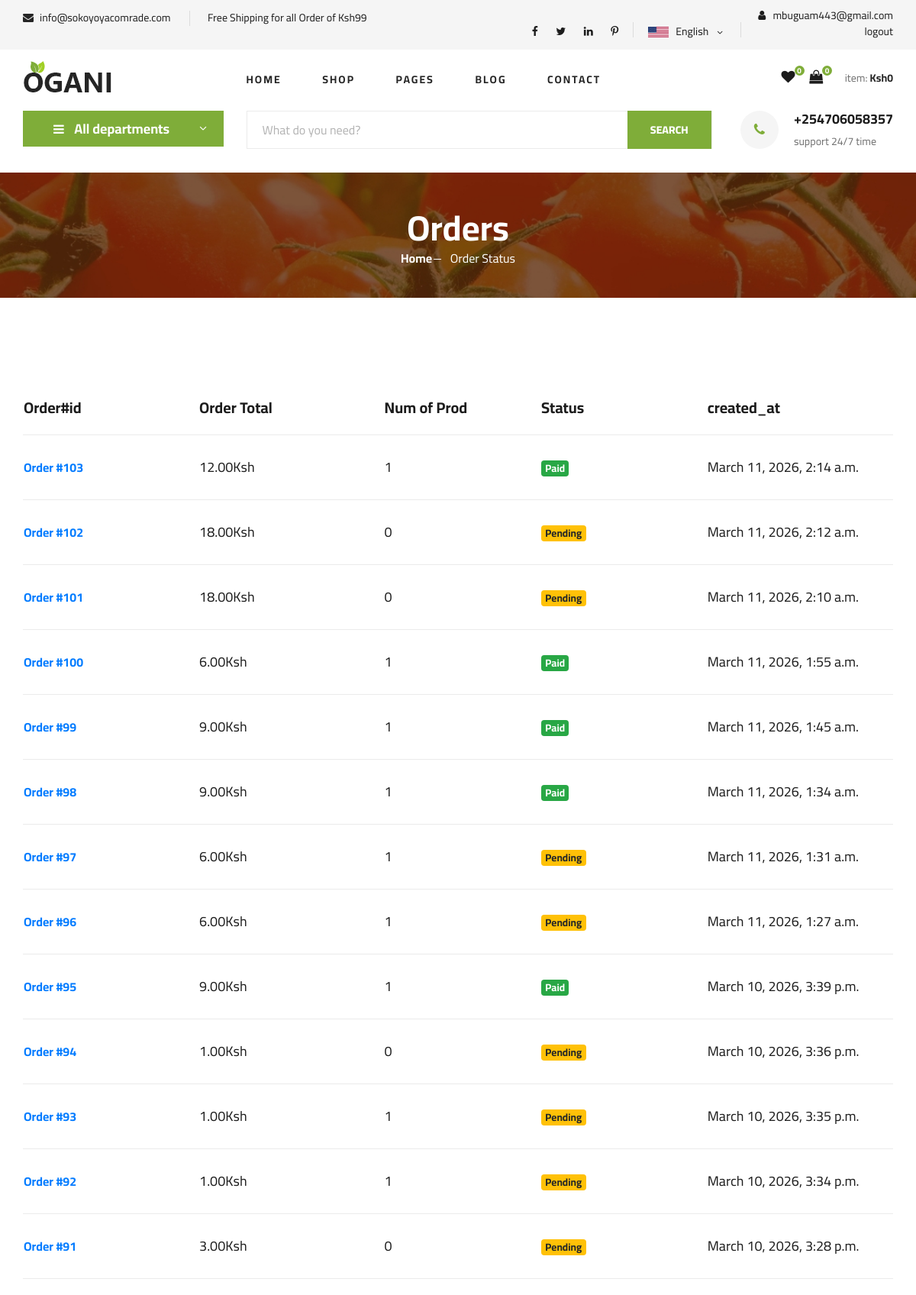
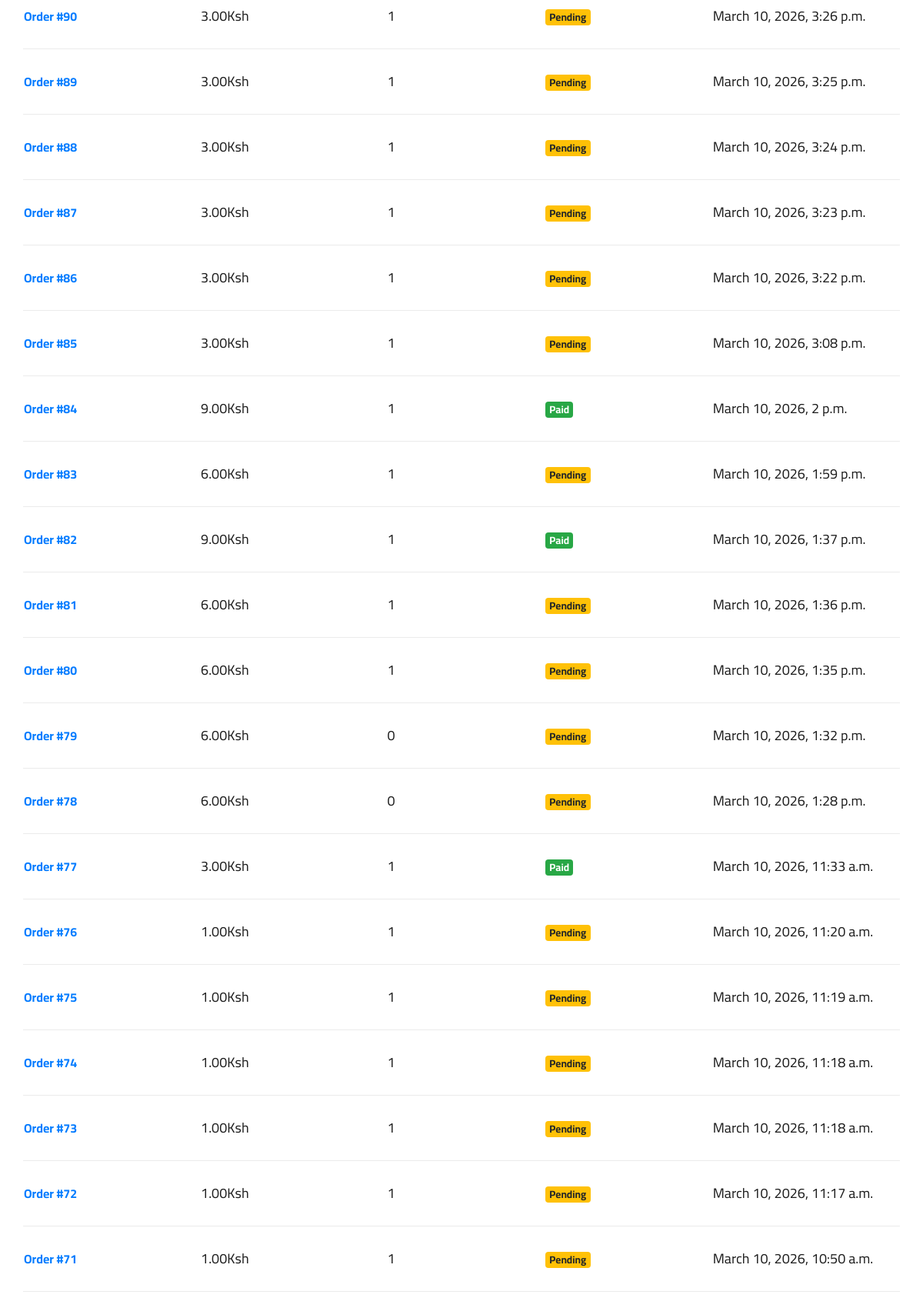
Screenshot of /clientorder (signed in, upper part) with the database file from the repository (2 pictures, top to bottom).
### demoapp/models.py (models this page shows)
class Order(models.Model):
    PAYMENT_STATUS_CHOICES = [
        ('pending', 'Pending'),
        ('paid', 'Paid'),
        ('failed', 'Failed'),
        ('refunded', 'Refunded'),
    ]
    DELIVERY_STATUS_CHOICES = [
        ('pending', 'Pending'),
        ('processing', 'Processing'),
        ('shipped', 'Shipped'),
        ('delivered', 'Delivered'),
        ('cancelled', 'Cancelled'),
    ]
    user = models.ForeignKey(User, on_delete=models.SET_NULL, null=True, blank=True)
    first_name = models.CharField(max_length=100)
    last_name = models.CharField(max_length=100)
    email = models.EmailField()
    phone = models.CharField(max_length=20)
    country = models.CharField(max_length=100)
    address = models.CharField(max_length=255)
    city = models.CharField(max_length=100)
    state = models.CharField(max_length=100)
    zip_code = models.CharField(max_length=20)
    subtotal = models.DecimalField(max_digits=10, decimal_places=2)
    total = models.DecimalField(max_digits=10, decimal_places=2)
    payment_method = models.CharField(max_length=20)
    is_paid = models.BooleanField(default=False)
    delivery_fee = models.DecimalField(max_digits=10, decimal_places=2, default=0)
    payment_status = models.CharField(
        max_length=20,
        choices=PAYMENT_STATUS_CHOICES,
        default='pending'
    )
    delivery_status = models.CharField(
        max_length=20,
        choices=DELIVERY_STATUS_CHOICES,
        default='pending'
    )
    payment_reference = models.CharField(max_length=100, null=True, blank=True)
    payment_date = models.DateTimeField(null=True, blank=True)
    checkout_request_id = models.CharField(max_length=100, null=True, blank=True)
    created_at = models.DateTimeField(auto_now_add=True)

### demoapp/views.py (the view)
# urls.py: path('clientorder',views.clientorder,name="clientorder"),
@login_required(login_url='login')  # Redirects to homepage if not logged in
def clientorder(request):
    orders = Order.objects.filter(user=request.user).order_by('-created_at')
    for order in orders:
        order.num_items = order.items.count()  # count related OrderItems
    total_sales = total_sales = orders.filter(
                                    user=request.user,
                                    payment_status="paid"
                                ).aggregate(total_sales=Sum('total'))['total_sales'] or 0
    mydict={
        'orders':orders,
        'total_sales':total_sales
    }
    return render(request,'clientvieworder.html',context=mydict)

### demoapp/context_processors.py (called while the page is built)
def product_list(request):
    return {
        "product_list": Product.objects.all()
    }

def favorite_count(request):
    count = 0
    if request.user.is_authenticated:
        count = Favorite.objects.filter(user=request.user).count()
    return {
        "favorite_count": count
    }

def cart_total(request):
    cart = request.session.get('cart', {})
    subtotal = 0
    cart_count = 0
    for item in cart.values():
        subtotal += Decimal(item['price']) * item['quantity']
        cart_count += item['quantity']
    return {
        "subtotal": subtotal,
        "cart_count": cart_count
    }

### templates/clientvieworder.html (shortened to what this page needs)
{% extends 'master.html' %}
{% load static %}
{% block content %}
<section class="breadcrumb-section set-bg" data-setbg="{% static 'img/breadcrumb.jpg' %}">
    <div class="container">
        <div class="row justify-content-center">
            <div class="col-lg-12 text-center">
                <div class="breadcrumb__text">
                    <h2>Orders</h2>
                    <div class="breadcrumb__option">
                        <a href="{% url 'index' %}">Home</a>
                        <span>Order Status</span>
                    </div>
                </div>
            </div>
        </div>
    </div>
</section>
  <section class="shoping-cart spad">
        <div class="container">
             <div class="row mt-5">
                <div class="col-lg-12">
                    <div class="shoping__cart__table">
                        <table>
                            <thead>
                                <tr>
                                    <th class="shoping__product">Order#id</th>
                                    <th class="shoping__product">Order Total</th>
                                    <th class="shoping__product">Num of Prod</th>
                                    <th class="shoping__product">Status</th>
                                    <th class="shoping__product">created_at</th>
                                </tr>
                            </thead>
                            <tbody>
                                {% if orders %}
                                {% for order in orders %}
                                <tr>
                                    <td class="shoping__cart__item">
                                        <strong><a href="{% url 'order_detail' order.id %}">Order #{{ order.id }}</a></strong>
                                    </td>
                                    <td class="shoping__cart__item">
                                        <h5>{{ order.total }}Ksh</h5>
                                    </td>
                                    <td class="shoping__cart__item">
                                        <h5>{{ order.num_items }}</h5>
                                    </td>
                                    <td class="shoping__cart__item">
                                               <h5>{% if order.is_paid %}
                                                <div class="badge badge-success">
                                                    Paid
                                                </div>
                                                {% else %}
                                                <div class="badge badge-warning">Pending</div>
                                                {% endif %}</h5>
                                    </td>
                                    <td class="shoping__cart__item">
                                               <h5>{{ order.created_at }} </h5>
                                    </td>
                                </tr>
                                {% endfor %}
                                {% else %}
                                   <tr>
                                        <td colspan="7">
                                            <p>You have no orders yet.</p>
                                        </td>
                                   </tr>
                                {% endif %}
                            </tbody>
                        </table>
                    </div>
                </div>
            </div>
        </div>
 </section>
{% endblock %}

### templates/master.html (shortened to what this page needs)
{% load static %}
<!DOCTYPE html>
<html lang="zxx">
<head>
    <link rel="stylesheet" href="{% static 'css/bootstrap.min.css' %}" type="text/css">
    <link rel="stylesheet" href="{% static 'css/font-awesome.min.css' %}" type="text/css">
    <link rel="stylesheet" href="{% static 'css/elegant-icons.css' %}" type="text/css">
    <link rel="stylesheet" href="{% static 'css/nice-select.css' %}" type="text/css">
    <link rel="stylesheet" href="{% static 'css/jquery-ui.min.css' %}" type="text/css">
    <link rel="stylesheet" href="{% static 'css/owl.carousel.min.css' %}" type="text/css">
    <link rel="stylesheet" href="{% static 'css/slicknav.min.css' %}" type="text/css">
    <link rel="stylesheet" href="{% static 'css/style.css' %}" type="text/css">
</head>
<body>
    <header class="header">
        <div class="header__top">
            <div class="container">
                <div class="row">
                    <div class="col-lg-6">
                        <div class="header__top__left">
                            <ul>
                                <li><i class="fa fa-envelope"></i> info@sokoyoyacomrade.com</li>
                                <li>Free Shipping for all Order of Ksh99</li>
                            </ul>
                        </div>
                    </div>
                    <div class="col-lg-6">
                        <div class="header__top__right">
                            <div class="header__top__right__social">
                                <a href="#"><i class="fa fa-facebook"></i></a>
                                <a href="#"><i class="fa fa-twitter"></i></a>
                                <a href="#"><i class="fa fa-linkedin"></i></a>
                                <a href="#"><i class="fa fa-pinterest-p"></i></a>
                            </div>
                            <div class="header__top__right__language">
                                <img src="{% static 'img/language.png' %}" alt="">
                                <div>English</div>
                                <span class="arrow_carrot-down"></span>
                            </div>
                            <div class="header__top__right__auth">
                                {% if user.is_authenticated %}
                                <a href="#"><i class="fa fa-user"></i>
                                    {{ user.username }}
                                </a>
                                <a href="{% url 'logout' %}">logout</a>
                                {% else %}
                                <a href="{% url 'login' %}"><i class="fa fa-user"></i>
                                    Login
                                </a>
                                {% endif %}
                            </div>
                        </div>
                    </div>
                </div>
            </div>
        </div>
        <div class="container">
            <div class="row">
                <div class="col-lg-3">
                    <div class="header__logo">
                        <a href="./index.html"><img src="{% static 'img/logo.png' %}" alt=""></a>
                    </div>
                </div>
                <div class="col-lg-6">
                    <nav class="header__menu">
                        <ul>
                            <li class="{% if request.path == '/' %}active{% endif %}"><a
                                    href="{% url 'index' %}">Home</a></li>
                            <li class="{% if request.path == '/shop/' %}active{% endif %}"><a
                                    href="{% url 'shop' %}">Shop</a></li>
                            <li><a href="#">Pages</a>
                            </li>
                            <li><a href="{% url 'blog' %}">Blog</a></li>
                            <li><a href="{% url 'contact' %}">Contact</a></li>
                        </ul>
                    </nav>
                </div>
                <div class="col-lg-3">
                    <div class="header__cart">
                        <ul>
                            <li><a href="#"><i class="fa fa-heart"></i> <span>{{ favorite_count }}</span></a></li>
                            <li>
                                <a href="{% url 'cart' %}">
                                    <i class="fa fa-shopping-bag"></i>
                                    <span>{{ request.session.cart|length }}</span>
                                </a>
                            </li>
                        </ul>
                        <div class="header__cart__price">item: <span>Ksh{{subtotal}}</span></div>
                    </div>
                </div>
            </div>
        </div>
    </header>
    <section class="hero hero-normal">
        <div class="container">
            <div class="row">
                <div class="col-lg-3">
                    <div class="hero__categories">
                        <div class="hero__categories__all">
                            <i class="fa fa-bars"></i>
                            <span>All departments</span>
                        </div>
                    </div>
                </div>
                <div class="col-lg-9">
                    <div class="hero__search">
                        <div class="hero__search__form">
                            <form action="{% url 'shop' %}">
                                <input type="text" class="hero__categories" name="product"
                                    placeholder="What do you need?" list="productlist" autocomplete="off">
                                <button type="submit" class="site-btn">SEARCH</button>
                            </form>
                        </div>
                        <div class="hero__search__phone">
                            <div class="hero__search__phone__icon">
                                <i class="fa fa-phone"></i>
                            </div>
                            <div class="hero__search__phone__text">
                                <h5>+254706058357</h5>
                                <span>support 24/7 time</span>
                            </div>
                        </div>
                    </div>
                </div>
            </div>
        </div>
    </section>
    {% block content%}
    {% endblock %}
</body>
</html>

### rows the page displays
Order: id "103", total "12.00", num_items "1", is_paid "Paid", created_at "March 11, 2026, 2:14 a.m."
Order: id "102", total "18.00", num_items "0", is_paid "Pending", created_at "March 11, 2026, 2:12 a.m."
Order: id "101", total "18.00", num_items "0", is_paid "Pending", created_at "March 11, 2026, 2:10 a.m."
Order: id "100", total "6.00", num_items "1", is_paid "Paid", created_at "March 11, 2026, 1:55 a.m."
Order: id "99", total "9.00", num_items "1", is_paid "Paid", created_at "March 11, 2026, 1:45 a.m."
Order: id "98", total "9.00", num_items "1", is_paid "Paid", created_at "March 11, 2026, 1:34 a.m."
Order: id "97", total "6.00", num_items "1", is_paid "Pending", created_at "March 11, 2026, 1:31 a.m."
Order: id "96", total "6.00", num_items "1", is_paid "Pending", created_at "March 11, 2026, 1:27 a.m."
Order: id "95", total "9.00", num_items "1", is_paid "Paid", created_at "March 10, 2026, 3:39 p.m."
Order: id "94", total "1.00", num_items "0", is_paid "Pending", created_at "March 10, 2026, 3:36 p.m."
Order: id "93", total "1.00", num_items "1", is_paid "Pending", created_at "March 10, 2026, 3:35 p.m."
Order: id "92", total "1.00", num_items "1", is_paid "Pending", created_at "March 10, 2026, 3:34 p.m."
Order: id "91", total "3.00", num_items "0", is_paid "Pending", created_at "March 10, 2026, 3:28 p.m."
Order: id "90", total "3.00", num_items "1", is_paid "Pending", created_at "March 10, 2026, 3:26 p.m."
Order: id "89", total "3.00", num_items "1", is_paid "Pending", created_at "March 10, 2026, 3:25 p.m."
Order: id "88", total "3.00", num_items "1", is_paid "Pending", created_at "March 10, 2026, 3:24 p.m."
Order: id "87", total "3.00", num_items "1", is_paid "Pending", created_at "March 10, 2026, 3:23 p.m."
Order: id "86", total "3.00", num_items "1", is_paid "Pending", created_at "March 10, 2026, 3:22 p.m."
Order: id "85", total "3.00", num_items "1", is_paid "Pending", created_at "March 10, 2026, 3:08 p.m."
Order: id "84", total "9.00", num_items "1", is_paid "Paid", created_at "March 10, 2026, 2 p.m."
Order: id "83", total "6.00", num_items "1", is_paid "Pending", created_at "March 10, 2026, 1:59 p.m."
Order: id "82", total "9.00", num_items "1", is_paid "Paid", created_at "March 10, 2026, 1:37 p.m."
Order: id "81", total "6.00", num_items "1", is_paid "Pending", created_at "March 10, 2026, 1:36 p.m."
Order: id "80", total "6.00", num_items "1", is_paid "Pending", created_at "March 10, 2026, 1:35 p.m."
Order: id "79", total "6.00", num_items "0", is_paid "Pending", created_at "March 10, 2026, 1:32 p.m."
Order: id "78", total "6.00", num_items "0", is_paid "Pending", created_at "March 10, 2026, 1:28 p.m."
Order: id "77", total "3.00", num_items "1", is_paid "Paid", created_at "March 10, 2026, 11:33 a.m."
Order: id "76", total "1.00", num_items "1", is_paid "Pending", created_at "March 10, 2026, 11:20 a.m."
Order: id "75", total "1.00", num_items "1", is_paid "Pending", created_at "March 10, 2026, 11:19 a.m."
Order: id "74", total "1.00", num_items "1", is_paid "Pending", created_at "March 10, 2026, 11:18 a.m."
Order: id "73", total "1.00", num_items "1", is_paid "Pending", created_at "March 10, 2026, 11:18 a.m."
Order: id "72", total "1.00", num_items "1", is_paid "Pending", created_at "March 10, 2026, 11:17 a.m."
Order: id "71", total "1.00", num_items "1", is_paid "Pending", created_at "March 10, 2026, 10:50 a.m."

### other values shown
{{ user.username }} "mbuguam443@gmail.com"
{{ favorite_count }} "0"
{{ request.session.cart|length }} "0"
{{ subtotal }} "0"
